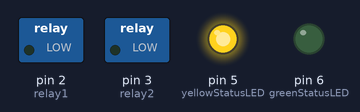
Recording of a sketch running on a simulated Arduino Uno, built with avr-gcc and run on an emulated ATmega328P. On the bench: switched loads named in the sketch (green lamp = pin HIGH), output pins drawn as LEDs (lit = HIGH).

Above: at 2.9 s.
At 46.52 s:
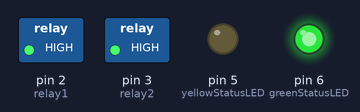
Timing chart, 0 to 53.0 s (numbered marks = the images above):
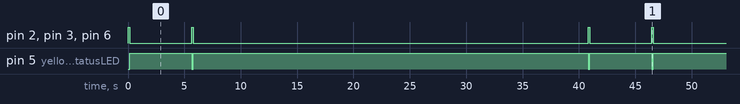

The sketch:

bubble_trigger_test.ino
```cpp
// (licence header left out)
// pins
int greenStatusLED = 6;
int yellowStatusLED = 5;
int relay1 = 2;
int relay2 = 3;

// other variables
int bubbleTime = 150;
int bubbleThrottle = 5000;

void setup() {
  // set up pin modes
  pinMode( greenStatusLED, OUTPUT );
  pinMode( yellowStatusLED, OUTPUT );
  pinMode( relay1, OUTPUT );
  pinMode( relay2, OUTPUT );

  // start serial
  //Serial.begin( 9600 );
  //while( !Serial );

  // print welcome message at startup
  //Serial.println( "Testing the bubbler");

}

void loop() {

  // bubble a test series
  //Serial.println("...bubbles");
  bubble();

  delay( 500 );

  bubble();


  delay( 30000 );
}

void bubble() {
  // turn on status LED
  digitalWrite( greenStatusLED, HIGH );
  digitalWrite( yellowStatusLED, LOW );

  // trigger relay
  digitalWrite( relay1, HIGH );
  digitalWrite( relay2, HIGH );

  // wait to create bubbles
  delay( bubbleTime );

  // stop relay
  digitalWrite( relay1, LOW );
  digitalWrite( relay2, LOW );

  // update status LEDs
  digitalWrite( greenStatusLED, LOW);
  digitalWrite( yellowStatusLED, HIGH);

  // wait to throttle bubbling
  delay( bubbleThrottle );
}
```

Measured:
- by itself, pin 2 (relay1), pin 3 (relay2), pin 6 (greenStatusLED): repeats every 40.8 s: LOW 5.5 s, HIGH 0.15 s, LOW 35.0 s, HIGH 0.15 s
- by itself, pin 5 (yellowStatusLED): repeats every 40.8 s: LOW 0.15 s, HIGH 35.0 s, LOW 0.15 s, HIGH 5.5 s
- by itself, everything shown: repeats every 40.8 s, in 4 steps
